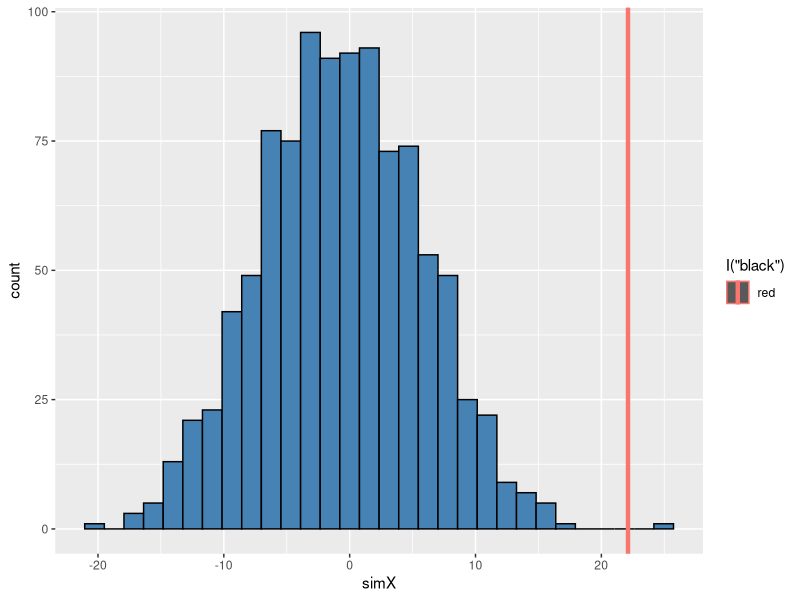

This figure's R source:
## ---- chunk 1
# Preliminaries
library(ggplot2)
library(dplyr)
library(TeachingDemos)
char2seed("Cruel April") # Sets seed of random number generator

#########################################################################################################
# FUNCTION: readData
# Read in or generate data frame
# input: z= file name (or nothing for demo)
# output: 3-column data frame of observed data (ID, x, y)
#--------------------------------------------------------------------------------------------------------

readData<-function(z=NULL) {
  if(is.null(z)) {
  ID<-seq(from=1,to=24) # creates a unique ID for each sample
  core<-rep(1:2,each=12) # string of core treatment IDs

  # Leaf labeled cores with effect of rhizosphere manipulation
  L1<-rnorm(12,mean=-0,sd=10) # highest assimilation
  L2<-rnorm(12,mean=-20,sd=10) # lowest assimilation of added substrate, mean is close to background   levels
  L<-c(L1,L2) # All leaf data in one vector

  z<-data.frame(ID=ID,x=as.factor(core),y=L)
  }
  return(z)
}

##########################################################################################################
# FUNCTION: getMetric
# calculate the metric for randomization test
# input: 3-column data frame for mean difference calculation
# output: difference between the means of each group
#--------------------------------------------------------------------------------------------------------

getMetric<-function(z) {

  group1<-filter(z,x==1)
  group2<-filter(z,x==2)
  meanDif<-mean(group1$y)-mean(group2$y)
  
  return(meanDif)
}

#########################################################################################################
# FUNCTION: shuffleData
# Randomize data for regression analysis
# input: 3-column data frame (ID, x, y)
# output: Reshuffled 3-column data frame (ID, x, y)
#--------------------------------------------------------------------------------------------------------

shuffleData<-function(z) {
  z[,3]<-sample(z[,3]) # Reshuffles contents of y vector, default of sample is replace=FALSE
  return(z)
}

#########################################################################################################
# FUNCTION: getPVal
# Calculate p value for observed, simulated data
# input: list of observed metric (single number, Xobs) and vector of simulated metric (Xsim)
# output: lower, upper tail probability vector (2-element vector that gives proporation of Xsim data above and below the value of Xobs)
#--------------------------------------------------------------------------------------------------------

getPVal<-function(z=NULL) {
  if(is.null(z)) {
   z<-list(xObs=runif(1),xSim=runif(1000)) # Fake data set for observed and simulated metrics
  }
  pLower<-mean(z[[2]]<=z[[1]]) # Mean value of Xsims that are less than or equal to Xobs
  pUpper<-mean(z[[2]]>=z[[1]]) 
  return(c(pL=pLower,pU=pUpper))
}

#########################################################################################################
# FUNCTION: plotRanTest
# ggplot graph
# input: list of observed metric and vector of simulated metric
# output: ggplot graph
#--------------------------------------------------------------------------------------------------------

plotRanTest<-function(z=NULL) {
  if(is.null(z)) {
    z<-list(xObs=runif(1),xSim=runif(1000)) # Fake data set for observed and simulated metrics
  }
  
  dF<-data.frame(ID=seq_along(z[[2]]),simX=z[[2]])
  
  p1<-ggplot(data=dF,mapping=aes(x=simX))
  p1 + geom_histogram(mapping=aes(fill=I("steelblue"),color=I("black"))) + geom_vline(aes(xintercept=z[[1]],col="red"),lwd=1.5)
  
}

#--------------------------------------------------------------------------------------------------------

# Main body of code
nSim<-1000 # Number of simulations
Xsim<-rep(NA,nSim) # Will hold simulated slopes

dF<-readData()
Xobs<-getMetric(z=dF)

for (i in seq_len(nSim)) {
  Xsim[i] <-getMetric(shuffleData(dF)) # Shuffles data and calculates slope for shuffled data at each iteration
}

mean_differences<-list(Xobs,Xsim) # Compiles these values into list needed for final function

getPVal(mean_differences) # Xobs lies in far right tail of distribution of Xsims 

plotRanTest(mean_differences)
